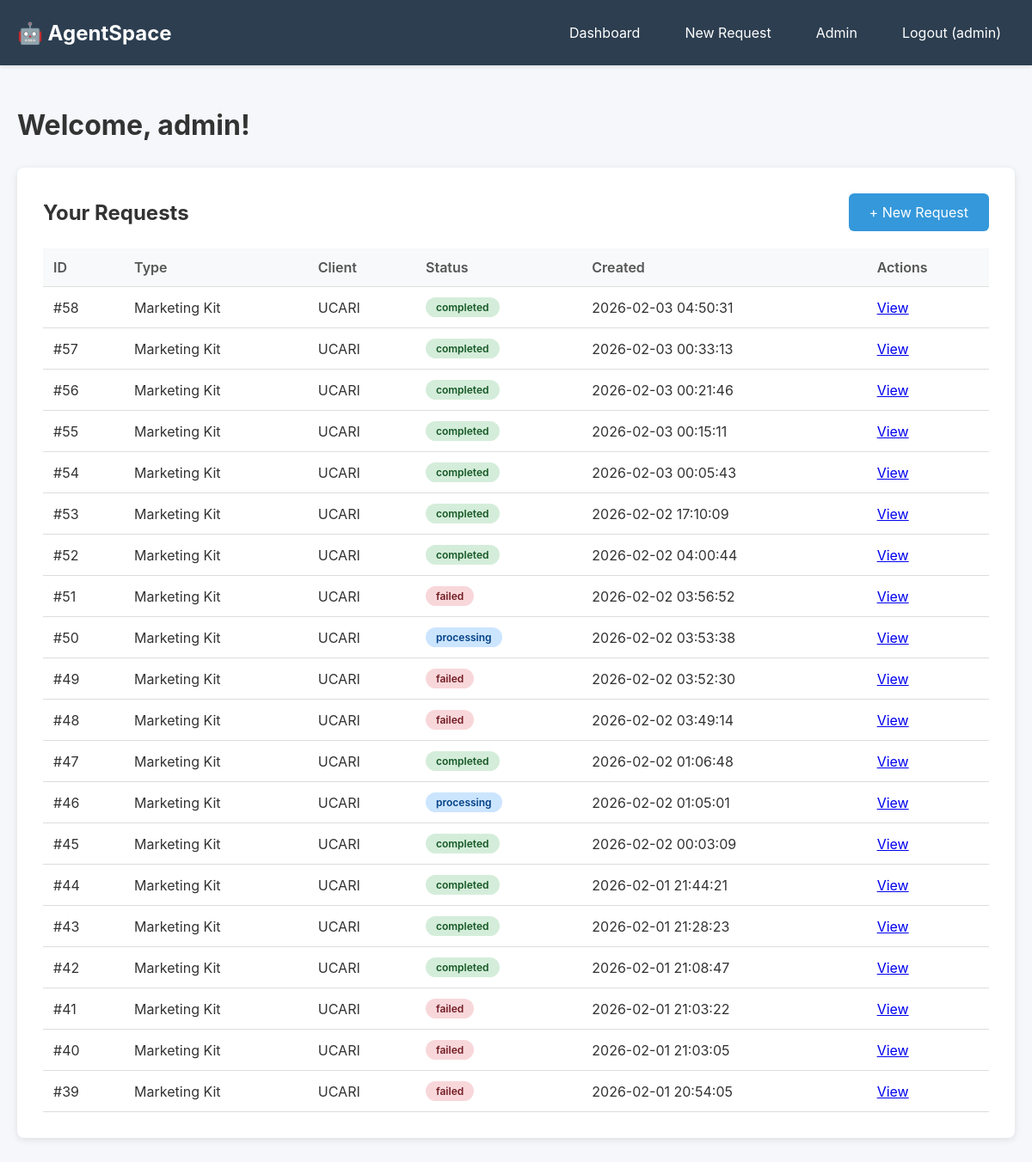
The app's page /dashboard (signed in) with its own data.
### tables this page shows
CREATE TABLE users (
            id INTEGER PRIMARY KEY AUTOINCREMENT,
            username TEXT UNIQUE NOT NULL,
            email TEXT UNIQUE NOT NULL,
            password_hash TEXT NOT NULL,
            is_admin BOOLEAN DEFAULT 0,
            created_at TIMESTAMP DEFAULT CURRENT_TIMESTAMP
        );

CREATE TABLE requests (
            id INTEGER PRIMARY KEY AUTOINCREMENT,
            user_id INTEGER NOT NULL,
            request_type TEXT NOT NULL,
            client_name TEXT NOT NULL,
            website TEXT,
            offerings TEXT,
            competitors TEXT,
            additional_info TEXT,
            status TEXT DEFAULT 'pending',
            json_output_path TEXT,
            docx_output_path TEXT,
            created_at TIMESTAMP DEFAULT CURRENT_TIMESTAMP,
            completed_at TIMESTAMP, design_style TEXT DEFAULT 'ai_powered', language_style TEXT DEFAULT 'swift_innovation',
            FOREIGN KEY (user_id) REFERENCES users (id)
        );

### agentspace_webapp.py (the view)
@app.route('/dashboard')
@login_required
def dashboard():
    conn = sqlite3.connect('agentspace.db')
    c = conn.cursor()
    c.execute('''
        SELECT id, request_type, client_name, status, created_at, completed_at
        FROM requests
        WHERE user_id = ?
        ORDER BY created_at DESC
        LIMIT 20
    ''', (current_user.id,))
    requests = c.fetchall()
    conn.close()
    return render_template('dashboard.html', requests=requests, user=current_user)

### agentspace_webapp.py (called while the page is built)
@login_manager.user_loader
def load_user(user_id):
    conn = sqlite3.connect('agentspace.db')
    c = conn.cursor()
    c.execute('SELECT id, username, email, is_admin FROM users WHERE id = ?', (user_id,))
    user_data = c.fetchone()
    conn.close()
    if user_data:
        return User(user_data[0], user_data[1], user_data[2], user_data[3])
    return None

### templates/dashboard.html (shortened to what this page needs)
{% extends "base.html" %}
{% block content %}
<h1 style="margin-bottom: 30px;">Welcome, {{ user.username }}!</h1>
<div class="card">
    <div style="display: flex; justify-content: space-between; align-items: center; margin-bottom: 20px;">
        <h2>Your Requests</h2>
        <a href="{{ url_for('new_request') }}" class="btn">+ New Request</a>
    </div>
    {% if requests %}
    <table>
        <thead>
            <tr>
                <th>ID</th>
                <th>Type</th>
                <th>Client</th>
                <th>Status</th>
                <th>Created</th>
                <th>Actions</th>
            </tr>
        </thead>
        <tbody>
            {% for req in requests %}
            <tr>
                <td>#{{ req[0] }}</td>
                <td>{{ req[1] }}</td>
                <td>{{ req[2] }}</td>
                <td><span class="status {{ req[3] }}">{{ req[3] }}</span></td>
                <td>{{ req[4] }}</td>
                <td><a href="{{ url_for('view_request', request_id=req[0]) }}">View</a></td>
            </tr>
            {% endfor %}
        </tbody>
    </table>
    {% else %}
    <p style="text-align: center; padding: 40px; color: #999;">
        No requests yet. <a href="{{ url_for('new_request') }}">Create your first one!</a>
    </p>
    {% endif %}
</div>
{% endblock %}

### templates/base.html (shortened to what this page needs)
<!DOCTYPE html>
<html lang="en">
<head>
</head>
<body>
    {% if current_user.is_authenticated %}
    <div class="header">
        <div class="header-content">
            <div class="logo">🤖 AgentSpace</div>
            <nav class="nav">
                <a href="{{ url_for('dashboard') }}">Dashboard</a>
                <a href="{{ url_for('new_request') }}">New Request</a>
                {% if current_user.is_admin %}
                <a href="{{ url_for('admin_dashboard') }}">Admin</a>
                {% endif %}
                <a href="{{ url_for('logout') }}">Logout ({{ current_user.username }})</a>
            </nav>
        </div>
    </div>
    {% endif %}
    <div class="container">
        {% block content %}{% endblock %}
    </div>
</body>
</html>

### templates/base.html (style rules this page uses)
* { margin: 0; padding: 0; box-sizing: border-box; }
body { font-family: -apple-system, BlinkMacSystemFont, 'Segoe UI', Arial, sans-serif; background: #f5f7fa; color: #333; }
.container { max-width: 1200px; margin: 0 auto; padding: 20px; }
.header { background: #2c3e50; color: white; padding: 20px 0; margin-bottom: 30px; box-shadow: 0 2px 4px rgba(0,0,0,0.1); }
.header-content { max-width: 1200px; margin: 0 auto; padding: 0 20px; display: flex; justify-content: space-between; align-items: center; }
.logo { font-size: 24px; font-weight: bold; }
.nav { display: flex; gap: 20px; }
.nav a { color: white; text-decoration: none; padding: 8px 16px; border-radius: 4px; transition: background 0.3s; }
.card { background: white; border-radius: 8px; padding: 30px; margin-bottom: 20px; box-shadow: 0 2px 8px rgba(0,0,0,0.1); }
.btn { display: inline-block; padding: 12px 24px; background: #3498db; color: white; text-decoration: none; border-radius: 6px; border: none; cursor: pointer; font-size: 16px; transition: background 0.3s; }
.status { display: inline-block; padding: 4px 12px; border-radius: 12px; font-size: 12px; font-weight: 600; }
.status.processing { background: #cce5ff; color: #004085; }
.status.completed { background: #d4edda; color: #155724; }
.status.failed { background: #f8d7da; color: #721c24; }
table { width: 100%; border-collapse: collapse; }
th, td { padding: 12px; text-align: left; border-bottom: 1px solid #ddd; }
th { background: #f8f9fa; font-weight: 600; color: #555; }

### records on screen
users: username "admin"
requests: id "58", request_type "Marketing Kit", client_name "UCARI", status "completed", created_at "2026-02-03 04:50:31"
requests: id "57", request_type "Marketing Kit", client_name "UCARI", status "completed", created_at "2026-02-03 00:33:13"
requests: id "56", request_type "Marketing Kit", client_name "UCARI", status "completed", created_at "2026-02-03 00:21:46"
requests: id "55", request_type "Marketing Kit", client_name "UCARI", status "completed", created_at "2026-02-03 00:15:11"
requests: id "54", request_type "Marketing Kit", client_name "UCARI", status "completed", created_at "2026-02-03 00:05:43"
requests: id "53", request_type "Marketing Kit", client_name "UCARI", status "completed", created_at "2026-02-02 17:10:09"
requests: id "52", request_type "Marketing Kit", client_name "UCARI", status "completed", created_at "2026-02-02 04:00:44"
requests: id "51", request_type "Marketing Kit", client_name "UCARI", status "failed", created_at "2026-02-02 03:56:52"
requests: id "50", request_type "Marketing Kit", client_name "UCARI", status "processing", created_at "2026-02-02 03:53:38"
requests: id "49", request_type "Marketing Kit", client_name "UCARI", status "failed", created_at "2026-02-02 03:52:30"
requests: id "48", request_type "Marketing Kit", client_name "UCARI", status "failed", created_at "2026-02-02 03:49:14"
requests: id "47", request_type "Marketing Kit", client_name "UCARI", status "completed", created_at "2026-02-02 01:06:48"
requests: id "46", request_type "Marketing Kit", client_name "UCARI", status "processing", created_at "2026-02-02 01:05:01"
requests: id "45", request_type "Marketing Kit", client_name "UCARI", status "completed", created_at "2026-02-02 00:03:09"
requests: id "44", request_type "Marketing Kit", client_name "UCARI", status "completed", created_at "2026-02-01 21:44:21"
requests: id "43", request_type "Marketing Kit", client_name "UCARI", status "completed", created_at "2026-02-01 21:28:23"
requests: id "42", request_type "Marketing Kit", client_name "UCARI", status "completed", created_at "2026-02-01 21:08:47"
requests: id "41", request_type "Marketing Kit", client_name "UCARI", status "failed", created_at "2026-02-01 21:03:22"
requests: id "40", request_type "Marketing Kit", client_name "UCARI", status "failed", created_at "2026-02-01 21:03:05"
requests: id "39", request_type "Marketing Kit", client_name "UCARI", status "failed", created_at "2026-02-01 20:54:05"
